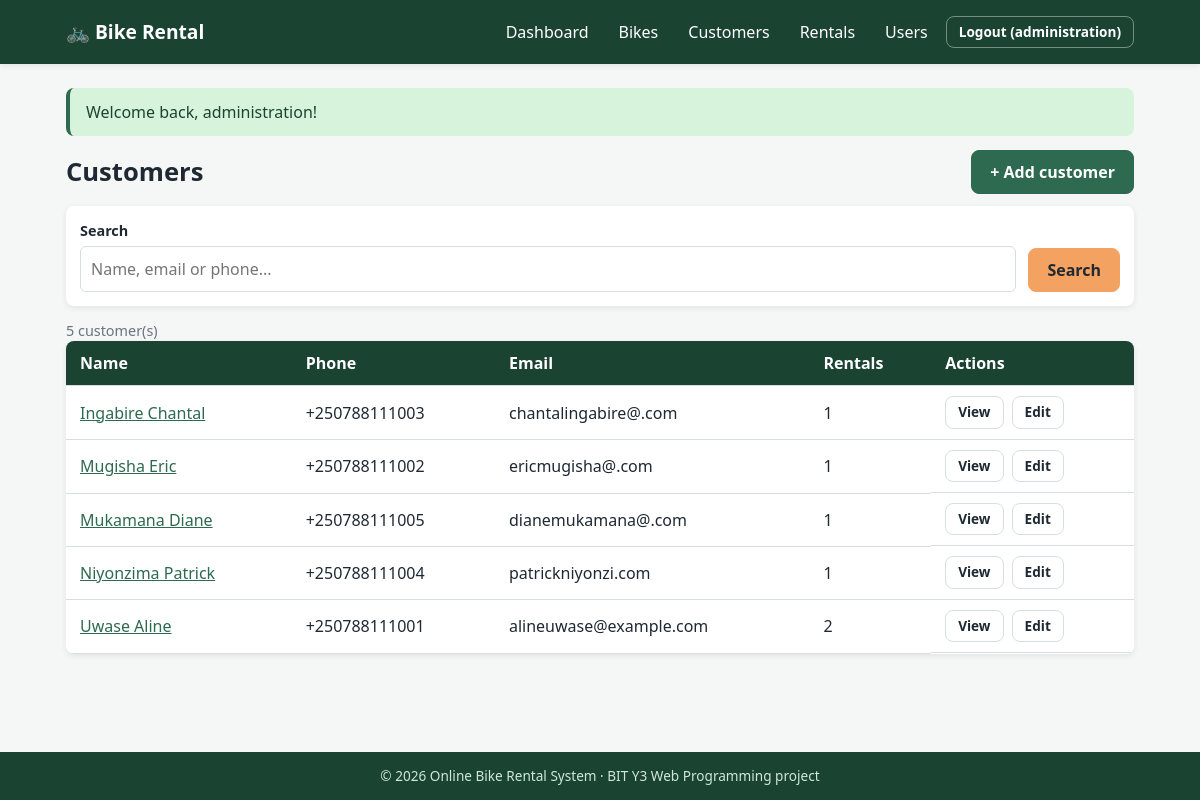
/index.php?route=customers (signed in), run on the app's committed database.
### tables this page shows
CREATE TABLE customers (
    customer_id INT UNSIGNED AUTO_INCREMENT PRIMARY KEY,
    full_name   VARCHAR(100) NOT NULL,
    phone       VARCHAR(20)  NOT NULL,
    email       VARCHAR(100) NOT NULL UNIQUE
);

### src/Support/View.php (called while the page is built, shortened)
<?php
final class View
{
    public static function render(string $view, array $data = [], ?string $layout = 'layout/layout'): void
    {
        $file = __DIR__ . '/../Views/' . $view . '.php';
        extract($data, EXTR_SKIP);
        require $file;
    }
}

### src/Controllers/CustomerController.php (called while the page is built, shortened)
<?php
final class CustomerController
{
    private Customer $customers;
    public function __construct()
    {
        $this->customers = new Customer();
    }
    public function index(): void
    {
        $search = trim((string)($_GET['search'] ?? ''));
        $items = $this->customers->search($search);
        View::render('customers/index', compact('items', 'search'));
    }
}

### public/index.php (called while the page is built, shortened)
<?php
require __DIR__ . '/../src/bootstrap.php';
$routes = [
    'login'           => [AuthController::class, 'login'],
    'register'        => [AuthController::class, 'register'],
    'logout'          => [AuthController::class, 'logout'],
    'dashboard'       => [DashboardController::class, 'index'],
    'bikes'           => [BikeController::class, 'index'],
    'bike-show'       => [BikeController::class, 'show'],
    'bike-form'       => [BikeController::class, 'form'],
    'bike-save'       => [BikeController::class, 'save'],
    'bike-delete'     => [BikeController::class, 'delete'],
    'customers'       => [CustomerController::class, 'index'],
    'customer-show'   => [CustomerController::class, 'show'],
    'customer-form'   => [CustomerController::class, 'form'],
    'customer-save'   => [CustomerController::class, 'save'],
    'customer-delete' => [CustomerController::class, 'delete'],
    'rentals'         => [RentalController::class, 'index'],
    'rental-show'     => [RentalController::class, 'show'],
    'rental-form'     => [RentalController::class, 'form'],
    'rental-save'     => [RentalController::class, 'save'],
    'rental-return'   => [RentalController::class, 'finish'],
    'rental-cancel'   => [RentalController::class, 'cancel'],
    'rental-delete'   => [RentalController::class, 'delete'],
    'users'           => [UserController::class, 'index'],
    'user-form'       => [UserController::class, 'form'],
    'user-save'       => [UserController::class, 'save'],
    'user-delete'     => [UserController::class, 'delete'],
    'api-bikes'       => [BikeApiController::class, 'index'],
];
$route = (string)($_GET['route'] ?? 'dashboard');
[$class, $method] = $routes[$route];
(new $class())->$method();

### src/Support/helpers.php (called while the page is built, shortened)
<?php
function e(mixed $value): string
{
    return htmlspecialchars((string)$value, ENT_QUOTES | ENT_SUBSTITUTE, 'UTF-8');
}
function base_path(): string
{
    $dir = str_replace('\\', '/', dirname($_SERVER['SCRIPT_NAME'] ?? '/index.php'));
    return rtrim($dir, '/');
}
function url(string $route = 'dashboard', array $params = []): string
{
    $query = http_build_query(['route' => $route] + $params);
    return base_path() . '/index.php?' . $query;
}

### src/bootstrap.php (called while the page is built, shortened)
<?php
spl_autoload_register(static function (string $class): void {
    $prefix = 'App\\';
    $file = __DIR__ . '/' . str_replace('\\', '/', substr($class, strlen($prefix))) . '.php';
});
require __DIR__ . '/Support/helpers.php';

### src/Support/Config.php (called while the page is built, shortened)
<?php
final class Config
{
    private static ?array $data = null;
    public static function get(string $key): mixed
    {
        self::$data ??= require __DIR__ . '/../../config/config.php';
        return self::$data[$key] ?? null;
    }
}

### src/Support/Database.php (called while the page is built, shortened)
<?php
final class Database
{
    private static ?PDO $pdo = null;
    public static function pdo(): PDO
    {
        if (self::$pdo === null) {
            $c = Config::get('db');
            $dsn = $c['dsn'] ?: "mysql:host={$c['host']};dbname={$c['name']};charset={$c['charset']}";
            try {
                self::$pdo = new PDO($dsn, $c['dsn'] ? null : $c['user'], $c['dsn'] ? null : $c['pass'], [
                    PDO::ATTR_ERRMODE            => PDO::ERRMODE_EXCEPTION,
                    PDO::ATTR_DEFAULT_FETCH_MODE => PDO::FETCH_ASSOC,
                    PDO::ATTR_EMULATE_PREPARES   => false,
                ]);
            } catch (PDOException $e) {
                ErrorHandler::log($e);
                throw new \RuntimeException('Database connection failed.', 0, $e);
            }
        }
        return self::$pdo;
    }
}

### src/Models/Customer.php (called while the page is built, shortened)
<?php
final class Customer extends BaseModel
{
    public function search(string $term = ''): array
    {
        $sql = 'SELECT c.customer_id, c.full_name, c.phone, c.email, COUNT(r.rental_id) AS rental_count
                FROM customers c LEFT JOIN rentals r ON r.customer_id = c.customer_id';
        $p = [];
        $sql .= ' GROUP BY c.customer_id, c.full_name, c.phone, c.email ORDER BY c.full_name';
        return $this->all($sql, $p);
    }
}

### src/Models/BaseModel.php (called while the page is built, shortened)
<?php
abstract class BaseModel
{
    protected PDO $db;
    public function __construct()
    {
        $this->db = Database::pdo();
    }
    protected function all(string $sql, array $params = []): array
    {
        $st = $this->db->prepare($sql);
        $st->execute($params);
        return $st->fetchAll();
    }
}

### src/Views/customers/index.php (the view, shortened to what this page needs)
<div class="page-head"><h1>Customers</h1>
    <a class="btn btn-primary" href="<?= e(url('customer-form')) ?>">+ Add customer</a></div>
<form method="get" action="<?= e(url('customers')) ?>" class="filter-bar">
    <div class="filter-group"><label for="search">Search</label>
        <input id="search" name="search" type="search" maxlength="50" class="form-control"
               placeholder="Name, email or phone..." value="<?= e($search) ?>"></div>
    <button class="btn btn-secondary" type="submit">Search</button>
</form>
<p class="muted"><?= count($items) ?> customer(s)</p>
<?php if (!$items): ?><p class="empty">No customers found.</p><?php else: ?>
<div class="table-wrap"><table class="data-table">
    <thead><tr><th>Name</th><th>Phone</th><th>Email</th><th>Rentals</th><th>Actions</th></tr></thead>
    <tbody>
    <?php foreach ($items as $c): ?>
        <tr>
            <td><a href="<?= e(url('customer-show', ['id' => $c['customer_id']])) ?>"><?= e($c['full_name']) ?></a></td>
            <td><?= e($c['phone']) ?></td>
            <td><?= e($c['email']) ?></td>
            <td><?= (int)$c['rental_count'] ?></td>
            <td class="actions">
                <a class="btn btn-small" href="<?= e(url('customer-show', ['id' => $c['customer_id']])) ?>">View</a>
                <a class="btn btn-small" href="<?= e(url('customer-form', ['id' => $c['customer_id']])) ?>">Edit</a>
            </td>
        </tr>
    <?php endforeach; ?>
    </tbody></table></div>
<?php endif; ?>

### public/assets/css/style.css (style rules this page uses)
:root { --primary: #1b4332; --primary-light: #2d6a4f; --accent: #f4a261; --accent-dark: #e76f51; --bg: #f4f7f5; --white: #fff; --text: #1f2933; --muted: #6b7280; --border: #d7dee2; --success-bg: #d8f3dc; --success-fg: #1b4332; --error-bg: #fde2e2; --error-fg: #7f1d1d; --radius: 8px; --shadow: 0 2px 6px rgba(0,0,0,.08); --font: 'Segoe UI', Tahoma, Geneva, Verdana, sans-serif; }
* { margin: 0; padding: 0; box-sizing: border-box; }
body { font-family: var(--font); background: var(--bg); color: var(--text); line-height: 1.5; min-height: 100vh; display: flex; flex-direction: column; }
a { color: var(--primary-light); }
h1 { margin-bottom: 16px; font-size: 1.6rem; }
.card-head, .page-head { display: flex; justify-content: space-between; align-items: center; gap: 12px; flex-wrap: wrap; margin-bottom: 12px; }
.page-head h1 { margin: 0; }
.btn { display: inline-block; padding: 9px 18px; border: 1px solid var(--border); border-radius: var(--radius); background: var(--white); color: var(--text); font: inherit; font-weight: 600; cursor: pointer; text-decoration: none; transition: background .2s; }
.btn-primary { background: var(--primary-light); border-color: var(--primary-light); color: #fff; }
.btn-secondary { background: var(--accent); border-color: var(--accent); }
.btn-small { padding: 5px 12px; font-size: .85rem; }
.actions { display: flex; gap: 8px; flex-wrap: wrap; align-items: center; margin-top: 12px; }
.form-group label, .filter-group label { display: block; font-weight: 600; margin-bottom: 4px; font-size: .9rem; }
.form-control { width: 100%; padding: 10px; border: 1px solid var(--border); border-radius: 6px; font: inherit; background: #fff; }
.muted { color: var(--muted); font-size: .9rem; }
.filter-bar { display: flex; gap: 12px; flex-wrap: wrap; align-items: flex-end; background: var(--white); padding: 14px; border-radius: var(--radius); box-shadow: var(--shadow); margin-bottom: 14px; }
.filter-group { flex: 1 1 200px; }
.table-wrap { overflow-x: auto; background: var(--white); border-radius: var(--radius); box-shadow: var(--shadow); }
.data-table { width: 100%; border-collapse: collapse; }
.data-table th, .data-table td { padding: 10px 14px; text-align: left; border-bottom: 1px solid var(--border); white-space: nowrap; }
.data-table thead { background: var(--primary); color: #fff; }
.data-table .actions { margin: 0; }

### data on the page
customers: full_name "Ingabire Chantal", phone "+250788111003", email "chantalingabire@.com", rental_count "1"
customers: full_name "Mugisha Eric", phone "+250788111002", email "ericmugisha@.com", rental_count "1"
customers: full_name "Mukamana Diane", phone "+250788111005", email "dianemukamana@.com", rental_count "1"
customers: full_name "Niyonzima Patrick", phone "+250788111004", email "patrickniyonzi.com", rental_count "1"
customers: full_name "Uwase Aline", phone "+250788111001", email "alineuwase@example.com", rental_count "2"

### other printed values
$user['username'] "administration"
$f['message'] "Welcome back, administration!"
count($items) "5"
